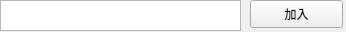
<?xml version="1.0" encoding="UTF-8"?>
<ui version="4.0">
 <class>House</class>
 <widget class="QWidget" name="House">
  <property name="geometry">
   <rect>
    <x>0</x>
    <y>0</y>
    <width>346</width>
    <height>32</height>
   </rect>
  </property>
  <property name="windowTitle">
   <string>Form</string>
  </property>
  <widget class="QTextBrowser" name="textBrowser">
   <property name="geometry">
    <rect>
     <x>0</x>
     <y>0</y>
     <width>241</width>
     <height>31</height>
    </rect>
   </property>
  </widget>
  <widget class="QPushButton" name="pushButton">
   <property name="geometry">
    <rect>
     <x>250</x>
     <y>0</y>
     <width>93</width>
     <height>28</height>
    </rect>
   </property>
   <property name="text">
    <string>加入</string>
   </property>
  </widget>
 </widget>
 <resources/>
 <connections/>
</ui>
